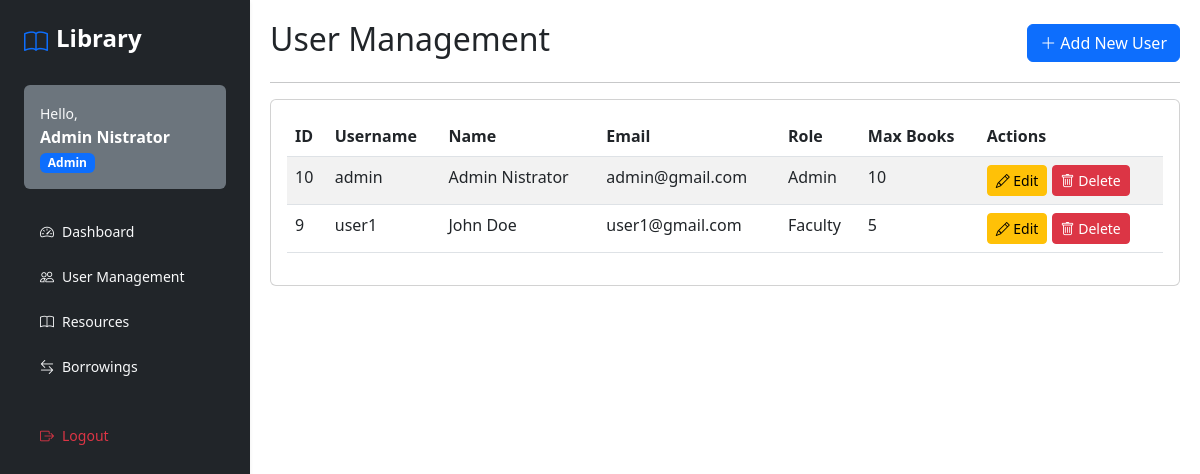
The app's page /interface/users.php (signed in) with its own data.
### tables this page shows
CREATE TABLE `users` (
  `user_id` int(11) NOT NULL,
  `username` varchar(50) NOT NULL,
  `password` varchar(255) NOT NULL,
  `first_name` varchar(50) NOT NULL,
  `last_name` varchar(50) NOT NULL,
  `email` varchar(100) NOT NULL,
  `role` enum('admin','student','faculty','staff') NOT NULL,
  `max_books` int(11) NOT NULL,
  `created_at` timestamp NOT NULL DEFAULT current_timestamp(),
  `updated_at` timestamp NOT NULL DEFAULT current_timestamp() ON UPDATE current_timestamp()
);

### controller/UserController.php (called while the page is built, shortened)
<?php
require_once '../database/Database.php';
class UserController {
    private $conn;
    public function __construct() {
        $database = new Database();
        $this->conn = $database->getConnection();
    }
    public function getUsers() {
        try {
            $query = "SELECT user_id, username, first_name, last_name, email, role, max_books
                     FROM users ORDER BY user_id DESC";
            $stmt = $this->conn->prepare($query);
            $stmt->execute();
            return $stmt->fetchAll(PDO::FETCH_ASSOC);
        } catch(PDOException $e) {
            error_log("Get users error: " . $e->getMessage());
            return [];
        }
    }
}

### database/Database.php (called while the page is built, shortened)
<?php
class Database {
    private $host = "localhost";
    private $port = "3307";
    private $db_name = "library_management";
    private $username = "root";
    private $password = "";
    public function getConnection() {
        $this->conn = null;
        try {
            $this->conn = new PDO(
                "mysql:host=" . $this->host . ";port=" . $this->port . ";dbname=" . $this->db_name,
                $this->username,
                $this->password
            );
            $this->conn->setAttribute(PDO::ATTR_ERRMODE, PDO::ERRMODE_EXCEPTION);
        } catch(PDOException $e) {
            echo "Connection Error: " . $e->getMessage();
        }
        return $this->conn;
    }
}

### interface/users.php (the view, shortened to what this page needs)
<?php
require_once '../controller/UserController.php';
$userController = new UserController();
$users = $userController->getUsers();
?>
<!DOCTYPE html>
<html lang="en">
<head>
    <link href="https://cdnjs.cloudflare.com/ajax/libs/bootstrap/5.3.0/css/bootstrap.min.css" rel="stylesheet">
    <link href="https://cdnjs.cloudflare.com/ajax/libs/bootstrap-icons/1.7.2/font/bootstrap-icons.min.css" rel="stylesheet">
</head>
<body>
    <div class="d-flex">
        <?php include 'sidebarModal.php'; ?>
        <div class="main-content flex-grow-1">
            <div class="d-flex justify-content-between align-items-center">
                <h2>User Management</h2>
                <button class="btn btn-primary" data-bs-toggle="modal" data-bs-target="#userModal">
                    <i class="bi bi-plus-lg"></i> Add New User
                </button>
            </div>
            <hr>
            <div class="card">
                <div class="card-body">
                    <div class="table-responsive">
                        <table class="table table-striped">
                            <thead>
                                <tr>
                                    <th>ID</th>
                                    <th>Username</th>
                                    <th>Name</th>
                                    <th>Email</th>
                                    <th>Role</th>
                                    <th>Max Books</th>
                                    <th>Actions</th>
                                </tr>
                            </thead>
                            <tbody>
                                <?php foreach ($users as $user): ?>
                                <tr>
                                    <td><?php echo htmlspecialchars($user['user_id']); ?></td>
                                    <td><?php echo htmlspecialchars($user['username']); ?></td>
                                    <td><?php echo htmlspecialchars($user['first_name'] . ' ' . $user['last_name']); ?></td>
                                    <td><?php echo htmlspecialchars($user['email']); ?></td>
                                    <td><?php echo ucfirst(htmlspecialchars($user['role'])); ?></td>
                                    <td><?php echo htmlspecialchars($user['max_books']); ?></td>
                                    <td>
                                        <button class="btn btn-sm btn-warning edit-user"
                                                data-bs-toggle="modal"
                                                data-bs-target="#userModal"
                                                data-user='<?php echo htmlspecialchars(json_encode($user)); ?>'>
                                            <i class="bi bi-pencil"></i> Edit
                                        </button>
                                        <?php if ($user['role'] !== 'admin' || count($users) > 1): ?>
                                        <form method="POST" class="d-inline" onsubmit="return confirm('Are you sure you want to delete this user?');">
                                            <button type="submit" class="btn btn-sm btn-danger">
                                                <i class="bi bi-trash"></i> Delete
                                            </button>
                                        </form>
                                        <?php endif; ?>
                                    </td>
                                </tr>
                                <?php endforeach; ?>
                            </tbody>
                        </table>
                    </div>
                </div>
            </div>
        </div>
    </div>
</body>
</html>

### interface/sidebarModal.php (shortened to what this page needs)
<div class="sidebar bg-dark shadow-sm" style="min-height: 100vh; width: 250px;">
    <div class="p-4">
        <div class="d-flex align-items-center mb-4">
            <i class="bi bi-book fs-4 text-primary"></i>
            <h4 class="text-white ms-2 fw-bold">Library</h4>
        </div>
        <div class="user-profile mb-4 p-3 bg-secondary rounded">
            <small class="text-light">Hello,</small>
            <div class="fw-bold text-white"><?php echo htmlspecialchars($_SESSION['full_name']); ?></div>
            <span class="badge bg-primary mt-1"><?php echo ucfirst($_SESSION['role']); ?></span>
        </div>
        <nav class="nav-menu">
            <ul class="nav flex-column gap-2">
                <li class="nav-item">
                    <a class="nav-link d-flex align-items-center gap-2 text-light rounded py-2 px-3" href="dashboard.php">
                        <i class="bi bi-speedometer2"></i>
                        <span>Dashboard</span>
                    </a>
                </li>
                <?php if ($_SESSION['role'] === 'admin'): ?>
                <li class="nav-item">
                    <a class="nav-link d-flex align-items-center gap-2 text-light rounded py-2 px-3" href="users.php">
                        <i class="bi bi-people"></i>
                        <span>User Management</span>
                    </a>
                </li>
                <?php endif; ?>
                <li class="nav-item">
                    <a class="nav-link d-flex align-items-center gap-2 text-light rounded py-2 px-3" href="resources.php">
                        <i class="bi bi-book"></i>
                        <span>Resources</span>
                    </a>
                </li>
                <li class="nav-item">
                    <a class="nav-link d-flex align-items-center gap-2 text-light rounded py-2 px-3" href="borrowings.php">
                        <i class="bi bi-arrow-left-right"></i>
                        <span>Borrowings</span>
                    </a>
                </li>
                <li class="nav-item mt-4">
                    <a class="nav-link d-flex align-items-center gap-2 text-danger rounded py-2 px-3" href="logout.php">
                        <i class="bi bi-box-arrow-right"></i>
                        <span>Logout</span>
                    </a>
                </li>
            </ul>
        </nav>
    </div>
</div>

### interface/users.php (style rules this page uses)
.main-content { margin-left: 0px; padding: 20px; }

### interface/sidebarModal.php (style rules this page uses)
.sidebar { background-color: #1a202c; width: 250px; display: flex; flex-direction: column; }
.user-profile { color: #f0f0f0; }
.nav-link { display: flex; align-items: center; gap: 10px; color: #a0aec0; text-decoration: none; font-size: 14px; transition: background 0.3s, color 0.3s; }

### records on screen
users: user_id "10", username "admin", first_name+last_name "Admin Nistrator", email "admin@gmail.com", role "Admin", max_books "10"
users: user_id "9", username "user1", first_name+last_name "John Doe", email "user1@gmail.com", role "Faculty", max_books "5"

### other values on screen
$_SESSION['full_name'] "Admin Nistrator"
$_SESSION['role'] "Admin"
